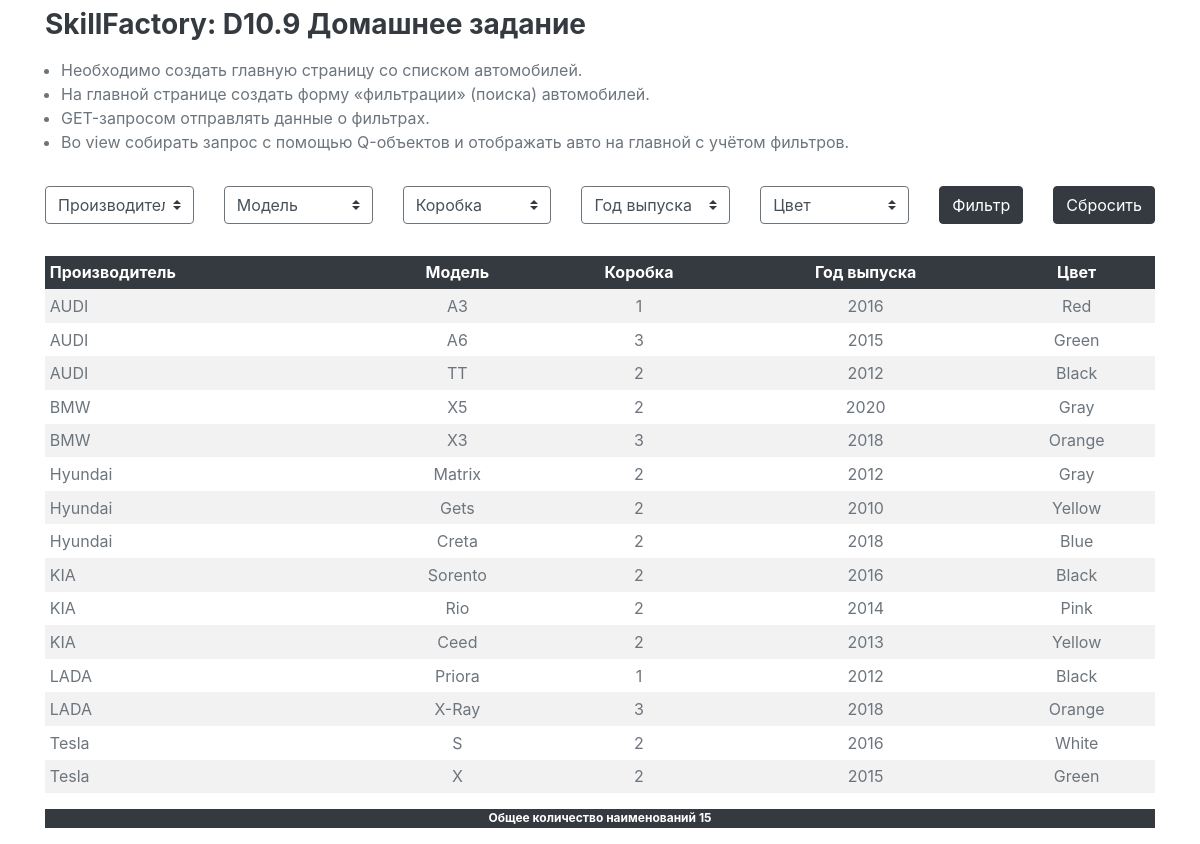
The page / on the database its author committed.
### catalog/models.py (models this page shows, shortened)
class Car(models.Model):
    MECHANICS = 1
    AUTOMATIC = 2
    ROBOT = 3
    TRANS_MISSION = [
        (MECHANICS, "Mechanics"),
        (AUTOMATIC, "Automatic"),
        (ROBOT, "Robot")
    ]
    manufacturer = models.CharField("Производитель", max_length=48)
    model = models.CharField("Модель", max_length=48)
    issuance = models.PositiveIntegerField("Год выпуска", default=0)
    transmission = models.SmallIntegerField("Коробка", choices=TRANS_MISSION, default=AUTOMATIC)
    color = models.CharField("Цвет", max_length=25)
    class Meta:
        ordering = ("manufacturer",)
        verbose_name = "Автомобиль"
        verbose_name_plural = "Автомобили"

### catalog/views.py (the view, shortened to what this page needs)
# urls.py: path("", views.CarListView.as_view())
class CarListView(View):
    def get(self, request):
        manufacturers_selected_item = ""
        modes_selected_item = ""
        transmissions_selected_item = ""
        issuances_selected_item = ""
        colors_selected_item = ""
        car_list = Car.objects.all()
        transmissions_list = set()
        manufacturers_list = set()
        models_list = set()
        issuances_list = set()
        colors_list = set()
        for item in car_list:
            transmissions_list.add(item.transmission)
            manufacturers_list.add(item.manufacturer)
            models_list.add(item.model)
            issuances_list.add(item.issuance)
            colors_list.add(item.color)
        return render(request, "index.html", {
            "car_list":car_list,
            "manufacturers_list":manufacturers_list,
            "manufacturers_selected_item":manufacturers_selected_item,
            "models_list":models_list,
            "modes_selected_item":modes_selected_item,
            "transmissions_list": transmissions_list,
            "transmissions_selected_item":transmissions_selected_item,
            "issuances_list":issuances_list,
            "issuances_selected_item":issuances_selected_item,
            "colors_list":colors_list,
            "colors_selected_item":colors_selected_item
            })

### catalog/templates/index.html (shortened to what this page needs)
{% extends "wrapper.html" %}
{% block content %}
  <div class="w-100">
    <ul class="pl-3">
      <li>Необходимо создать главную страницу со списком автомобилей.</li>
      <li>На главной странице создать форму «фильтрации» (поиска) автомобилей.</li>
      <li>GET-запросом отправлять данные о фильтрах.</li>
      <li>Во view собирать запрос с помощью Q-объектов и отображать авто на главной с учётом фильтров.</li>
    </ul>
  </div>
  <form method="GET" name="filter" action="">
    <div class="row py-3">
      <div class="col">
        <select class="custom-select border-secondary" name="manufacturer">
          {% if manufacturers_selected_item %}
            <option value="{{ manufacturers_selected_item }}" selected>{{ manufacturers_selected_item }}</option>
            <option value="" >Не выбран</option>
          {% else %}
            <option value="" selected>Производитель</option>
          {% endif %}
        </select>
      </div>
      <div class="col">
        <select class="custom-select border-secondary" name="model">
          {% if modes_selected_item %}
            <option value="{{ modes_selected_item }}" selected>{{ modes_selected_item }}</option>
            <option value="" >Не выбран</option>
          {% else %}
            <option value="" selected>Модель</option>
          {% endif %}
        </select>
      </div>
      <div class="col">
        <select class="custom-select border-secondary" name="transmission">
          {% if transmissions_selected_item %}
            <option value="{{ transmissions_selected_item }}" selected>{{ transmissions_selected_item }}</option>
            <option value="" >Не выбран</option>
          {% else %}
            <option value="" selected>Коробка</option>
          {% endif %}
        </select>
      </div>
      <div class="col">
        <select class="custom-select border-secondary" name="issuance">
          {% if issuances_selected_item %}
            <option value="{{ issuances_selected_item }}" selected>{{ issuances_selected_item }}</option>
            <option value="" >Не выбран</option>
          {% else %}
            <option value="" selected>Год выпуска</option>
          {% endif %}
        </select>
      </div>
      <div class="col">
        <select class="custom-select border-secondary" name="color">
          {% if colors_selected_item %}
            <option value="{{ colors_selected_item }}" selected>{{ colors_selected_item }}</option>
            <option value="" >Не выбран</option>
          {% else %}
            <option value="" selected>Цвет</option>
          {% endif %}
        </select>
      </div>
      <div class="col-auto">
        <input class="btn btn-dark" type="submit" value="Фильтр">
      </div>
      <div class="col-auto">
        <a href='/' class="btn btn-dark">Сбросить</a>
      </div>
    </div>
  </form>
  <div class="table-responsive mt-3">
    <table class="table table-borderless text-secondary table-hover table-sm table-striped m-0">
      <thead class="thead-dark text-light">
        <tr>
          <th scope="col">Производитель</th>
          <th scope="col" class="text-center">Модель</th>
          <th scope="col" class="text-center">Коробка</th>
          <th scope="col" class="text-center">Год выпуска</th>
          <th scope="col" class="text-center">Цвет</th>
        </tr>
      </thead>
      <tbody>
        {% for car in car_list %}
          <tr>
            <td class="">{{ car.manufacturer }}</td>
            <td class="text-center">{{ car.model }}</td>
            <td class="text-center">{{ car.transmission }}</td>
            <td class="text-center">{{ car.issuance }}</td>
            <td class="text-center">{{ car.color }}</td>
          </tr>
        {% endfor %}
      </tbody>
    </table>
  </div>
  <span class="badge rounded-0 badge-dark pb-1 col-12 my-3">Общее количество наименований {{ car_list|length }}</span>
{% endblock %}

### catalog/templates/wrapper.html (shortened to what this page needs)
<!DOCTYPE html>
{% load static %}
<html lang="ru">
  <head>
    <link rel="stylesheet" href="{% static 'css/bootstrap.min.css' %}">
    <link rel="stylesheet" href="{% static 'css/style.css' %}">
  </head>
  <body>
    <div class="container text-secondary">
      <nav class="navbar navbar-secondary justify-content-between px-0">
        <h3 class="text-dark font-weight-bold">SkillFactory: D10.9 Домашнее задание</h3>
      </nav>
        {% block content %}
        {% endblock %}
    </div>
  </body>
</html>

### rows shown on the page
Car: manufacturer "AUDI", model "A3", transmission "1", issuance "2016", color "Red"
Car: manufacturer "AUDI", model "A6", transmission "3", issuance "2015", color "Green"
Car: manufacturer "AUDI", model "TT", transmission "2", issuance "2012", color "Black"
Car: manufacturer "BMW", model "X5", transmission "2", issuance "2020", color "Gray"
Car: manufacturer "BMW", model "X3", transmission "3", issuance "2018", color "Orange"
Car: manufacturer "Hyundai", model "Matrix", transmission "2", issuance "2012", color "Gray"
Car: manufacturer "Hyundai", model "Gets", transmission "2", issuance "2010", color "Yellow"
Car: manufacturer "Hyundai", model "Creta", transmission "2", issuance "2018", color "Blue"
Car: manufacturer "KIA", model "Sorento", transmission "2", issuance "2016", color "Black"
Car: manufacturer "KIA", model "Rio", transmission "2", issuance "2014", color "Pink"
Car: manufacturer "KIA", model "Ceed", transmission "2", issuance "2013", color "Yellow"
Car: manufacturer "LADA", model "Priora", transmission "1", issuance "2012", color "Black"
Car: manufacturer "LADA", model "X-Ray", transmission "3", issuance "2018", color "Orange"
Car: manufacturer "Tesla", model "S", transmission "2", issuance "2016", color "White"
Car: manufacturer "Tesla", model "X", transmission "2", issuance "2015", color "Green"

### other values the page prints
{{ car_list|length }} "15"
